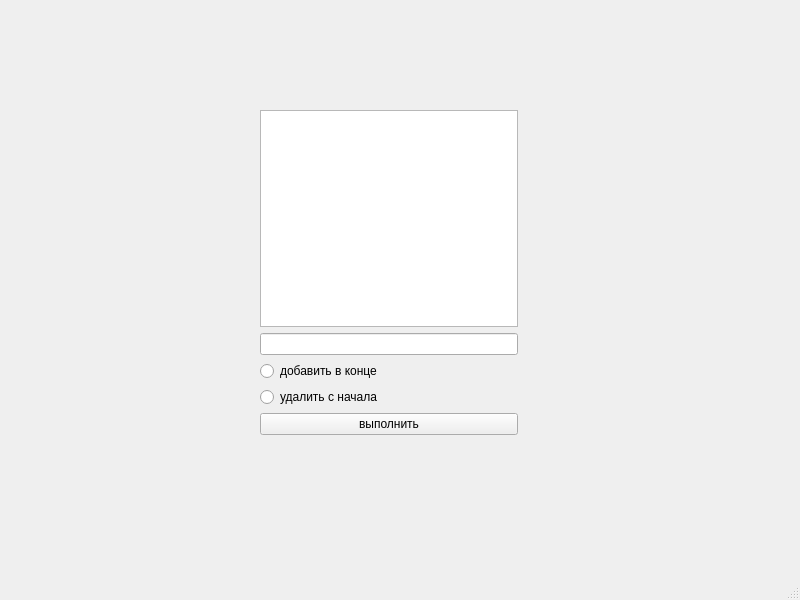
<?xml version="1.0" encoding="UTF-8"?>
<ui version="4.0">
 <class>MainWindow</class>
 <widget class="QMainWindow" name="MainWindow">
  <property name="geometry">
   <rect>
    <x>0</x>
    <y>0</y>
    <width>800</width>
    <height>600</height>
   </rect>
  </property>
  <property name="windowTitle">
   <string>MainWindow</string>
  </property>
  <widget class="QWidget" name="centralwidget">
   <widget class="QWidget" name="">
    <property name="geometry">
     <rect>
      <x>260</x>
      <y>110</y>
      <width>258</width>
      <height>325</height>
     </rect>
    </property>
    <layout class="QVBoxLayout" name="verticalLayout">
     <item>
      <widget class="QTextEdit" name="textEdit"/>
     </item>
     <item>
      <widget class="QLineEdit" name="lineEdit"/>
     </item>
     <item>
      <widget class="QRadioButton" name="radioButton">
       <property name="text">
        <string>добавить в конце</string>
       </property>
      </widget>
     </item>
     <item>
      <widget class="QRadioButton" name="radioButton_2">
       <property name="text">
        <string>удалить с начала</string>
       </property>
      </widget>
     </item>
     <item>
      <widget class="QPushButton" name="pushButton">
       <property name="text">
        <string>выполнить</string>
       </property>
      </widget>
     </item>
    </layout>
   </widget>
  </widget>
  <widget class="QMenuBar" name="menubar">
   <property name="geometry">
    <rect>
     <x>0</x>
     <y>0</y>
     <width>800</width>
     <height>26</height>
    </rect>
   </property>
  </widget>
  <widget class="QStatusBar" name="statusbar"/>
 </widget>
 <resources/>
 <connections/>
</ui>
